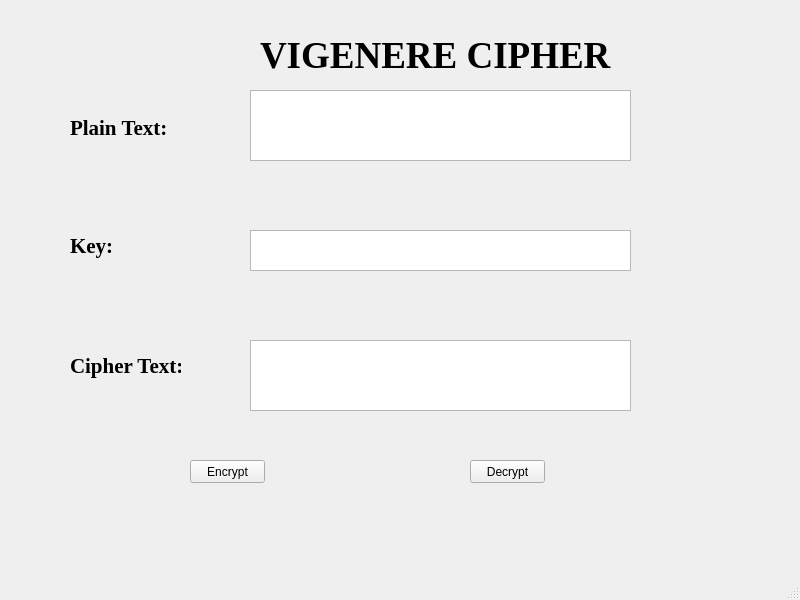
<?xml version="1.0" encoding="UTF-8"?>
<ui version="4.0">
 <class>VigenereCipher</class>
 <widget class="QMainWindow" name="VigenereCipher">
  <property name="geometry">
   <rect>
    <x>0</x>
    <y>0</y>
    <width>800</width>
    <height>600</height>
   </rect>
  </property>
  <property name="windowTitle">
   <string>VigenereCipher</string>
  </property>
  <widget class="QWidget" name="centralwidget">
   <widget class="QPushButton" name="btn_Encrypt">
    <property name="geometry">
     <rect>
      <x>190</x>
      <y>460</y>
      <width>75</width>
      <height>23</height>
     </rect>
    </property>
    <property name="text">
     <string>Encrypt</string>
    </property>
   </widget>
   <widget class="QLabel" name="Lable1">
    <property name="geometry">
     <rect>
      <x>260</x>
      <y>20</y>
      <width>361</width>
      <height>71</height>
     </rect>
    </property>
    <property name="font">
     <font>
      <family>Times New Roman</family>
      <pointsize>28</pointsize>
      <weight>75</weight>
      <bold>true</bold>
     </font>
    </property>
    <property name="text">
     <string>VIGENERE CIPHER</string>
    </property>
   </widget>
   <widget class="QLabel" name="lable3">
    <property name="geometry">
     <rect>
      <x>70</x>
      <y>230</y>
      <width>101</width>
      <height>31</height>
     </rect>
    </property>
    <property name="font">
     <font>
      <family>Times New Roman</family>
      <pointsize>16</pointsize>
      <weight>75</weight>
      <bold>true</bold>
     </font>
    </property>
    <property name="text">
     <string>Key:</string>
    </property>
   </widget>
   <widget class="QTextEdit" name="txt_Key">
    <property name="geometry">
     <rect>
      <x>250</x>
      <y>230</y>
      <width>381</width>
      <height>41</height>
     </rect>
    </property>
   </widget>
   <widget class="QLabel" name="label2">
    <property name="geometry">
     <rect>
      <x>70</x>
      <y>120</y>
      <width>101</width>
      <height>16</height>
     </rect>
    </property>
    <property name="font">
     <font>
      <family>Times New Roman</family>
      <pointsize>16</pointsize>
      <weight>75</weight>
      <bold>true</bold>
     </font>
    </property>
    <property name="text">
     <string>Plain Text:</string>
    </property>
   </widget>
   <widget class="QLabel" name="lable4">
    <property name="geometry">
     <rect>
      <x>70</x>
      <y>350</y>
      <width>111</width>
      <height>31</height>
     </rect>
    </property>
    <property name="font">
     <font>
      <family>Times New Roman</family>
      <pointsize>16</pointsize>
      <weight>75</weight>
      <bold>true</bold>
     </font>
    </property>
    <property name="text">
     <string>Cipher Text:</string>
    </property>
   </widget>
   <widget class="QTextEdit" name="txt_CipherText">
    <property name="geometry">
     <rect>
      <x>250</x>
      <y>340</y>
      <width>381</width>
      <height>71</height>
     </rect>
    </property>
   </widget>
   <widget class="QTextEdit" name="txt_PlainText">
    <property name="geometry">
     <rect>
      <x>250</x>
      <y>90</y>
      <width>381</width>
      <height>71</height>
     </rect>
    </property>
   </widget>
   <widget class="QPushButton" name="btn_Decrypt">
    <property name="geometry">
     <rect>
      <x>470</x>
      <y>460</y>
      <width>75</width>
      <height>23</height>
     </rect>
    </property>
    <property name="text">
     <string>Decrypt</string>
    </property>
   </widget>
  </widget>
  <widget class="QMenuBar" name="menubar">
   <property name="geometry">
    <rect>
     <x>0</x>
     <y>0</y>
     <width>800</width>
     <height>21</height>
    </rect>
   </property>
  </widget>
  <widget class="QStatusBar" name="statusbar"/>
 </widget>
 <resources/>
 <connections/>
</ui>
